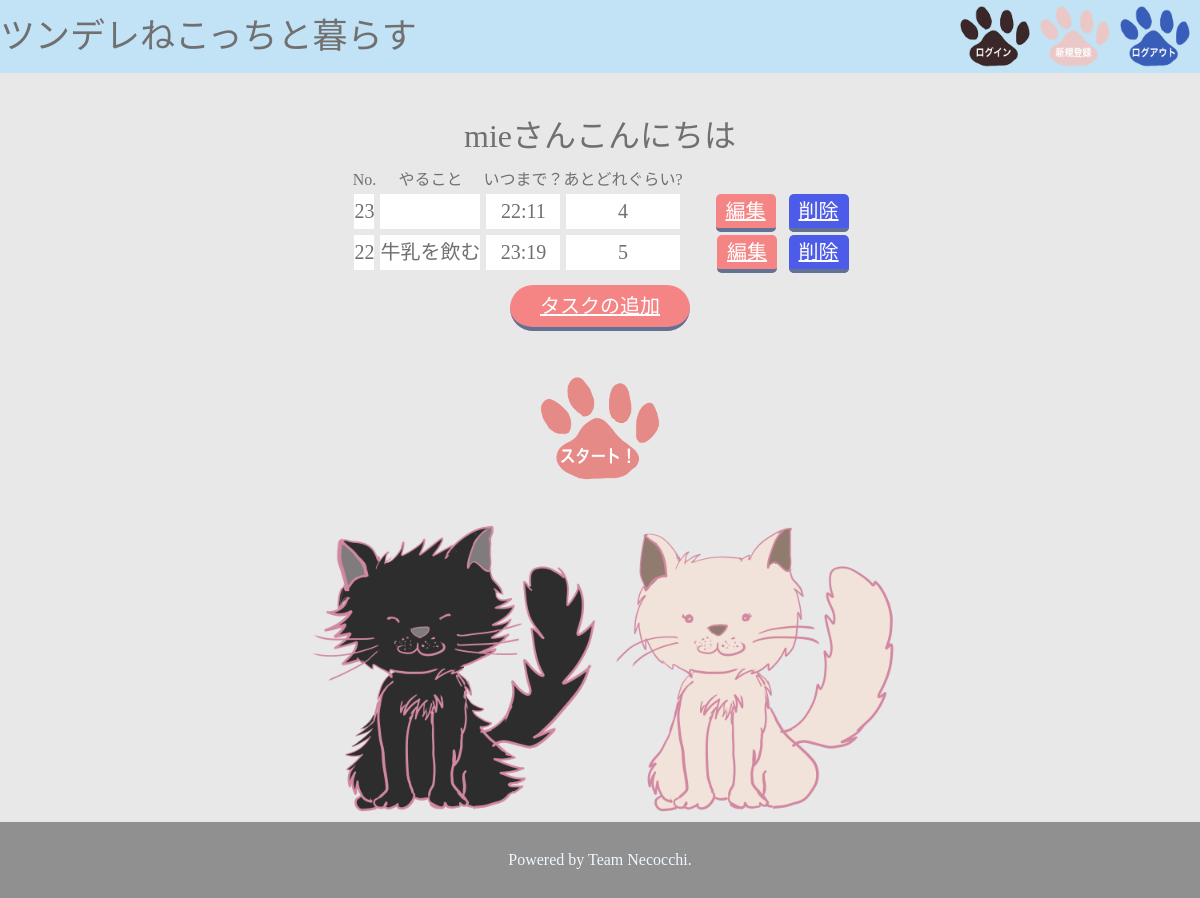
Page /list (signed in) on the committed database.
### tables this page shows
CREATE TABLE "users" (
	"id"	INTEGER,
	"name"	TEXT,
	"password"	INTEGER,
	"email_address"	INTEGER,
	PRIMARY KEY("id" AUTOINCREMENT)
);

CREATE TABLE "task" (
	"id"	INTEGER,
	"task"	TEXT,
	"time"	INTEGER,
	"user_id"	INTEGER,
	"now_time"	INTEGER,
	"left_time"	INTEGER,
	PRIMARY KEY("id" AUTOINCREMENT)
);

### necocchi.py (the view)
@app.route('/list')
def list():
    if 'user_id' in session:
        user_id = session['user_id']
        now = datetime.now()
        now_onlytime = now.strftime("%H:%M")
        conn = sqlite3.connect('necocchi.db')
        c = conn.cursor()
        c.execute("SELECT name from users where id = ?", (user_id,))
        user_name = c.fetchone()[0]
        c.execute("UPDATE task SET now_time = ?", (now_onlytime,))
        conn.commit()
        c.execute("UPDATE task SET left_time = time - now_time")
        conn.commit()
        c.execute(
            "SELECT id, task, time, left_time FROM task where user_id = ? ORDER BY time ASC", (user_id,))
        tasklist = []
        for row in c.fetchall():
            tasklist.append(
                {"id": row[0], "task": row[1], "time": row[2], "left_time": row[3]})
        c.close()
        return render_template('list.html', html_tasklist=tasklist, user_name=user_name)
    else:
        return redirect('/login')

### templates/list.html
<!DOCTYPE html>
{% extends 'base.html' %}
{% block content %}
<p class = "user_name">{{user_name}}さんこんにちは</p>
<table class= "todo" border ="1">
    <td>No.</td>
    <td>やること</td>
    <td>いつまで？</td>
    <td>あとどれぐらい?</td>
    <div>
        {% for item in html_tasklist %}
        <tr>
            <td class="td">{{item["id"]}}</td>
            <td class="td">{{item["task"]}}</td>
            <td class="td">{{item["time"]}}</td>
            <td class="td">{{item["left_time"]}}</td>
            <td><a href="/edit/{{item['id']}}" class="botan botan_position">編集</a></td>
            <td><a href="/delete/{{item['id']}}" class="botan b_color">削除</a></td>
        </tr>
        {% endfor %}
    </div>
</table>
<div class= "listbtn">
<a href="/add" class="buton taskadd_size">タスクの追加</a><br>
<a href="/hearing"> <img class = "necocchi_time" src="../static/img/start.png" alt=""></a>
</div>
<div class="imgs">
<div class="tun_img">
    <img src="../static/img/tun.png" alt="">
</div>
<div class="dele_img">
    <img src="../static/img/dele.png" alt="">
</div>
</div>
{% endblock %}

### static/css/style-pc.css (style rules this page uses)
html, body, div, span, applet, object, iframe, h1, h2, h3, h4, h5, h6, p, blockquote, pre, a, abbr, acronym, address, big, cite, code, del, dfn, em, img, ins, kbd, q, s, samp, small, strike, strong, sub, sup, tt, var, b, u, i, center, dl, dt, dd, ol, ul, li, fieldset, form, label, legend, table, caption, tbody, tfoot, thead, tr, th, td, article, aside, canvas, details, embed, figure, figcaption, footer, header, hgroup, menu, nav, output, ruby, section, summary, time, mark, audio, video { margin: 0; padding: 0; border: 0; font-size: 100%; font: inherit; vertical-align: baseline; }
body { line-height: 1; }
table { border-collapse: collapse; border-spacing: 0; }
body { background-color: #e8e8e8; }
.buton { width: 120px; height: 50px; background-color: #f58484; border: none; border-bottom: solid 4px #627295; border-radius: 25px; cursor: pointer; color: white; font-size: 20px; }
.user_name { margin-top: 120px; margin-bottom: 20px; text-align: center; }
.todo { margin: auto; text-align: center; }
.listbtn { margin: auto; text-align: center; margin-top: 20px; }
.tun_img img { width: 300px; display: inline-flex; }
.dele_img img { width: 300px; display: inline-flex; }
.imgs { width: 600px; margin: auto; display: flex; text-align: center; }
.necocchi_time { width: 120px; margin: 50px auto 30px auto; }
.user_name { font-size: 32px; color: #707070; }
.botan { width: 120px; height: 45px; background-color: #f58484; border: none; border-bottom: solid 4px #627295; border-radius: 5px; cursor: pointer; color: white; font-size: 20px; padding: 6px 10px; margin-bottom: 5px; }
.botan_position { margin-left: 30px; }
.b_color { background-color: #4c5ce9; margin-left: 10px; }
td { color: #707070; }
.td { background-color: white; border: 6px #e8e8e8 solid; color: #707070; font-size: 20px; line-height: 35px; }
.taskadd_size { padding: 10px 30px; }

### rows in the picture
users: name "mie"
task: id "23", time "22:11", left_time "4"
task: id "22", task "牛乳を飲む", time "23:19", left_time "5"
